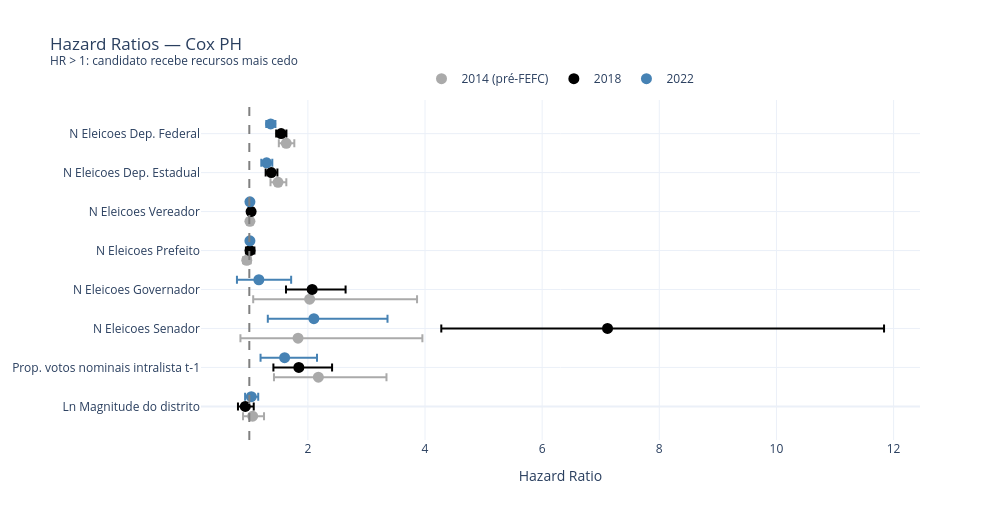

The notebook cell this image was saved under:
### Code cell
# Hazard Ratios — Cox PH — 2014 | 2018 | 2022

labels_vars = {
    "n_eleicoes_deputado_federal":  "N Eleicoes Dep. Federal",
    "n_eleicoes_deputado_estadual": "N Eleicoes Dep. Estadual",
    "n_eleicoes_vereador":          "N Eleicoes Vereador",
    "n_eleicoes_prefeito":          "N Eleicoes Prefeito",
    "n_eleicoes_governador":        "N Eleicoes Governador",
    "n_eleicoes_senador":           "N Eleicoes Senador",
    "prop_votos_nominais_lag":      "Prop. votos nominais intralista t-1",
    "log_qt_vaga":                  "Ln Magnitude do distrito",
}

vars_ordem  = list(labels_vars.values())[::-1]
cores_anos  = {2014: "#aaaaaa", 2018: "black", 2022: "steelblue"}
offsets     = {2014: -0.25, 2018: 0.0, 2022: 0.25}

fig_hr = go.Figure()
for ano, cph in cox_results.items():
    s = cph.summary.reset_index().rename(columns={"covariate": "variavel"})
    s["label"] = s["variavel"].map(labels_vars)
    s["y_pos"] = s["label"].map(
        {v: i + offsets[ano] for i, v in enumerate(vars_ordem)}
    )
    label_str = f"{ano}" + (" (pré-FEFC)" if ano == 2014 else "")
    fig_hr.add_trace(go.Scatter(
        x=s["exp(coef)"],
        y=s["y_pos"],
        mode="markers",
        name=label_str,
        marker=dict(color=cores_anos[ano], size=11, symbol="circle"),
        error_x=dict(
            type="data", symmetric=False,
            array     =(s["exp(coef) upper 95%"] - s["exp(coef)"]).tolist(),
            arrayminus=(s["exp(coef)"] - s["exp(coef) lower 95%"]).tolist(),
            color=cores_anos[ano],
        ),
    ))

fig_hr.add_vline(x=1, line_dash="dash", line_color="grey")
fig_hr.update_layout(
    title="Hazard Ratios — Cox PH<br><sup>HR > 1: candidato recebe recursos mais cedo</sup>",
    xaxis_title="Hazard Ratio",
    yaxis=dict(tickmode="array", tickvals=list(range(len(vars_ordem))), ticktext=vars_ordem),
    template="plotly_white",
    width=1000, height=520,
    legend=dict(orientation="h", yanchor="bottom", y=1.02, xanchor="center", x=0.5),
)
fig_hr.show()

### Figure 1 — Plotly figure (JSON) as saved in the notebook; plotly's stock layout.template omitted (floating-point values rounded to 4 significant figures)
{"data": [{"error_x": {"array": [0.1376, 0.1413, 0.04183, 0.06811, 1.834, 2.123, 1.163, 0.1943], "arrayminus": [0.1269, 0.1291, 0.04017, 0.06358, 0.9635, 0.9834, 0.7582, 0.1641], "color": "#aaaaaa", "symmetric": false, "type": "data"}, "marker": {"color": "#aaaaaa", "size": 11, "symbol": "circle"}, "mode": "markers", "name": "2014 (pré-FEFC)", "type": "scatter", "x": [1.631, 1.491, 1.01, 0.9565, 2.03, 1.832, 2.179, 1.057], "y": [6.75, 5.75, 4.75, 3.75, 2.75, 1.75, 0.75, -0.25]}, {"error_x": {"array": [0.08992, 0.1038, 0.04735, 0.07488, 0.5703, 4.721, 0.5676, 0.1443], "arrayminus": [0.08497, 0.09655, 0.04527, 0.06972, 0.4473, 2.838, 0.4341, 0.1249], "color": "black", "symmetric": false, "type": "data"}, "marker": {"color": "black", "size": 11, "symbol": "circle"}, "mode": "markers", "name": "2018", "type": "scatter", "x": [1.544, 1.376, 1.03, 1.012, 2.073, 7.116, 1.845, 0.9312], "y": [7.0, 6.0, 5.0, 4.0, 3.0, 2.0, 1.0, 0.0]}, {"error_x": {"array": [0.08011, 0.0973, 0.02116, 0.02139, 0.5514, 1.257, 0.5528, 0.1182], "arrayminus": [0.07567, 0.0905, 0.02073, 0.02094, 0.374, 0.7866, 0.411, 0.1061], "color": "steelblue", "symmetric": false, "type": "data"}, "marker": {"color": "steelblue", "size": 11, "symbol": "circle"}, "mode": "markers", "name": "2022", "type": "scatter", "x": [1.365, 1.295, 1.011, 1.01, 1.163, 2.102, 1.603, 1.034], "y": [7.25, 6.25, 5.25, 4.25, 3.25, 2.25, 1.25, 0.25]}], "layout": {"height": 520, "legend": {"orientation": "h", "x": 0.5, "xanchor": "center", "y": 1.02, "yanchor": "bottom"}, "shapes": [{"line": {"color": "grey", "dash": "dash"}, "type": "line", "x0": 1, "x1": 1, "xref": "x", "y0": 0, "y1": 1, "yref": "y domain"}], "title": {"text": "Hazard Ratios — Cox PH<br><sup>HR > 1: candidato recebe recursos mais cedo</sup>"}, "width": 1000, "xaxis": {"title": {"text": "Hazard Ratio"}}, "yaxis": {"tickmode": "array", "ticktext": ["Ln Magnitude do distrito", "Prop. votos nominais intralista t-1", "N Eleicoes Senador", "N Eleicoes Governador", "N Eleicoes Prefeito", "N Eleicoes Vereador", "N Eleicoes Dep. Estadual", "N Eleicoes Dep. Federal"], "tickvals": [0, 1, 2, 3, 4, 5, 6, 7]}}}
